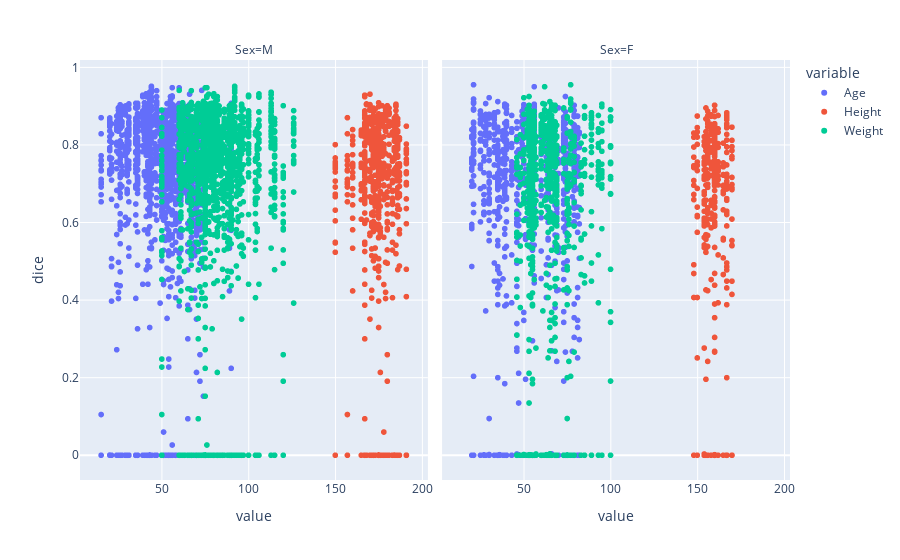

Notebook cell for this chart:
### Code cell
px.scatter(dfs['mnm'], x=['Age', 'Height', 'Weight'], facet_col='Sex', y='dice')

### Figure 1 — Plotly figure (JSON) as saved in the notebook; plotly's stock layout.template omitted (floating-point values rounded to 4 significant figures; data arrays with more than 128 entries replaced by an {"elided": "..."} marker saying what was removed)
{"data": [{"hovertemplate": "variable=Age<br>Sex=M<br>value=%{x}<br>dice=%{y}<extra></extra>", "legendgroup": "Age", "marker": {"color": "#636efa", "symbol": "circle"}, "mode": "markers", "name": "Age", "showlegend": true, "type": "scattergl", "x": {"elided": "1590 int values"}, "xaxis": "x", "y": {"elided": "1590 float values"}, "yaxis": "y"}, {"hovertemplate": "variable=Age<br>Sex=F<br>value=%{x}<br>dice=%{y}<extra></extra>", "legendgroup": "Age", "marker": {"color": "#636efa", "symbol": "circle"}, "mode": "markers", "name": "Age", "showlegend": false, "type": "scattergl", "x": {"elided": "826 int values"}, "xaxis": "x2", "y": {"elided": "826 float values"}, "yaxis": "y2"}, {"hovertemplate": "variable=Height<br>Sex=M<br>value=%{x}<br>dice=%{y}<extra></extra>", "legendgroup": "Height", "marker": {"color": "#EF553B", "symbol": "circle"}, "mode": "markers", "name": "Height", "showlegend": true, "type": "scattergl", "x": {"elided": "1590 int values"}, "xaxis": "x", "y": {"elided": "1590 float values"}, "yaxis": "y"}, {"hovertemplate": "variable=Height<br>Sex=F<br>value=%{x}<br>dice=%{y}<extra></extra>", "legendgroup": "Height", "marker": {"color": "#EF553B", "symbol": "circle"}, "mode": "markers", "name": "Height", "showlegend": false, "type": "scattergl", "x": {"elided": "826 int values"}, "xaxis": "x2", "y": {"elided": "826 float values"}, "yaxis": "y2"}, {"hovertemplate": "variable=Weight<br>Sex=M<br>value=%{x}<br>dice=%{y}<extra></extra>", "legendgroup": "Weight", "marker": {"color": "#00cc96", "symbol": "circle"}, "mode": "markers", "name": "Weight", "showlegend": true, "type": "scattergl", "x": {"elided": "1590 int values"}, "xaxis": "x", "y": {"elided": "1590 float values"}, "yaxis": "y"}, {"hovertemplate": "variable=Weight<br>Sex=F<br>value=%{x}<br>dice=%{y}<extra></extra>", "legendgroup": "Weight", "marker": {"color": "#00cc96", "symbol": "circle"}, "mode": "markers", "name": "Weight", "showlegend": false, "type": "scattergl", "x": {"elided": "826 int values"}, "xaxis": "x2", "y": {"elided": "826 float values"}, "yaxis": "y2"}], "layout": {"annotations": [{"font": {}, "showarrow": false, "text": "Sex=M", "x": 0.245, "xanchor": "center", "xref": "paper", "y": 1, "yanchor": "bottom", "yref": "paper"}, {"font": {}, "showarrow": false, "text": "Sex=F", "x": 0.755, "xanchor": "center", "xref": "paper", "y": 1, "yanchor": "bottom", "yref": "paper"}], "legend": {"title": {"text": "variable"}, "tracegroupgap": 0}, "margin": {"t": 60}, "xaxis": {"anchor": "y", "domain": [0, 0.49], "title": {"text": "value"}}, "xaxis2": {"anchor": "y2", "domain": [0.51, 1], "matches": "x", "title": {"text": "value"}}, "yaxis": {"anchor": "x", "domain": [0, 1], "title": {"text": "dice"}}, "yaxis2": {"anchor": "x2", "domain": [0, 1], "matches": "y", "showticklabels": false}}}
